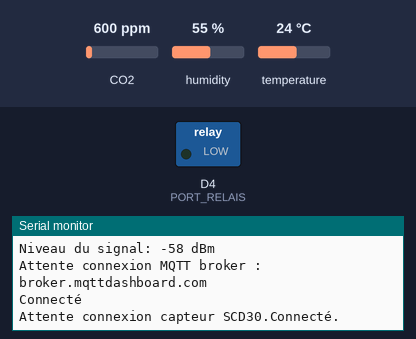
Bench run of a sketch on a simulated Arduino MKR. On the bench: switched loads named in the sketch (green lamp = pin HIGH), the last lines printed to the serial monitor. The test bench sets the inputs (shaded band); at power-on: CO2 600 ppm, humidity 55 %, temperature 24 °C. Network time is answered at once with the bench clock; the local clock reads 2024-03-15 10:24:30 at power-on unless the sketch sets it; no MQTT or app messages arrive unless stated.

Above: at 2.7 s.
2.8 s: CO2 set to 978 ppm
At 10.6 s:
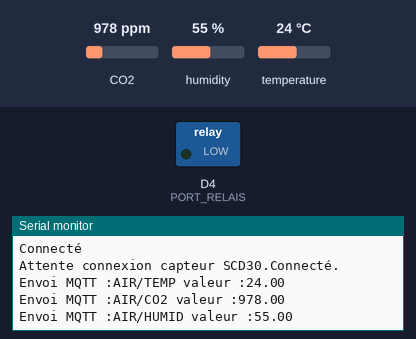
15.4 s: CO2 set to 1030 ppm
28.0 s: CO2 set to 452 ppm
At 41.3 s:
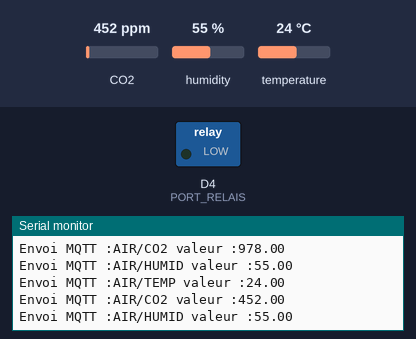

The sketch:

AIR.ino
```cpp
#include "appli.h"

CAppli appli; // Instance de la classe CAppli

void setup() {
    float seuilCO2 = 1000.0; // Définition d'une variable seuilCO2 avec la valeur 1000.0
    appli.Init(seuilCO2); // Appel de la fonction Init de l'objet appli pour initialiser avec le seuilCO2
}

void loop() {
    appli.Run(10000); // Appel de la fonction Run de l'objet appli avec l'argument 10000 pour exécuter la boucle principale
}
```

appli.cpp
```cpp
#include "appli.h"

WiFiUDP ntpUDP;
NTPClient timeClient(ntpUDP, "pool.ntp.org");

void CAppli::Init(float seuilCO2) {
    timeClient.begin(); // Initialisation du client NTP (Network Time Protocol) pour l'horodatage des mesures.
    timeClient.setTimeOffset(
            7200); // Ajustement du décalage horaire par rapport à l'UTC en secondes (ici, 7200 secondes pour UTC+2).
    timeClient.update();

    //Commande Relais
    m_seuilCO2 = seuilCO2;

    //Initialisation Relais
    pinMode(PORT_RELAIS, OUTPUT);

    //Initialisation du port serie
    Serial.begin(115200);
    while (!Serial);

    //Affichage Initialisation de la classe
    Serial.println(VERSION);

    // Connexion au réseau WiFi
    m_wifi.Connexion(RESEAU_WIFI, CLEF_WIFI);

    // Connexion au broker MQTT
    m_clientMqtt.Connexion(BROKER, PORT_MQTT, "id_client");

    //Initialisation du capteur SCD30
    Wire.begin();
    Serial.print("Attente connexion capteur SCD30.");
    while (!m_capteur.begin()) Serial.print(".");
    Serial.println("Connecté.");

     m_last_api_send = millis(); // Enregistrement de l'heure actuelle en millisecondes


}

String printIso8601(time_t t) {
    tmElements_t tm; // Déclaration d'une variable tm de type tmElements_t pour stocker les éléments
    breakTime(t, tm); // Conversion du temps Unix (time_t) en éléments de l'heure (tmElements_t)
    char isoTime[20]; // Déclaration d'un tableau de caractères pour stocker la chaîne de caractères
    sprintf(isoTime,
            "%04d-%02d-%02dT%02d:%02d:%02dZ", // Utilisation de la fonction sprintf pour formater la chaîne de caractères
            tm.Year + 1970, tm.Month, tm.Day,
            tm.Hour, tm.Minute, tm.Second);

    return (String(isoTime)); // Retour de la chaîne de caractères formatée en tant qu'objet String.
}

void CAppli::Run(long intervalle) {
    timeClient.update();  // Mise à jour de l'heure avec le client NTP

    // Vérification du délai écoulé depuis la dernière exécution de Run()
    if (millis() - m_top_run > intervalle)
        m_top_run += intervalle;
    else return;

    // Lecture des mesures de température, CO2 et humidité
    float temperature = m_capteur.getTemperature();
    delay(5);
    float co2 = m_capteur.getCO2();
    delay(5);
    float hygro = m_capteur.getHumidity();
    delay(5);

    // Récupération du temps au format Unix (epoch time) depuis le client NTP
    unsigned long epochTime = timeClient.getEpochTime();

    // Conversion des mesures en chaînes de caractères
    String co2Data = String(co2);
    String tempData = String(temperature);
    String humData = String(hygro);

    // Comparaison de la valeur du CO2 avec le seuil et activation du relais
    digitalWrite(PORT_RELAIS, (co2 >= m_seuilCO2));

    // Publication des mesures sur le broker MQTT
    m_clientMqtt.Publie("AIR/TEMP", String(temperature));
    m_clientMqtt.Publie("AIR/CO2", String(co2));
    m_clientMqtt.Publie("AIR/HUMID", String(hygro));

 // Vérification du délai écoulé depuis le dernier envoi sur l'API
    if (millis() - m_last_api_send > (5 * 60 * 1000)) {  // 5 minutes en millisecondes
        // Envoi des mesures au serveur HTTP
        m_clientHttp.postData(co2Data, "c_o2s", printIso8601(epochTime));
        m_clientHttp.postData(humData, "hygrometries", printIso8601(epochTime));
        m_clientHttp.postData(tempData, "temperatures", printIso8601(epochTime));

        m_last_api_send = millis();  // Met à jour le dernier envoi sur l'API avec l'instant actuel
    }


    // Délai de 30 secondes avant la prochaine exécution de Run()
    delay(30000);
}
```

appli.h
```cpp
#ifndef APPLI_H
#define APPLI_H

/*
#define  VERSION "MKRWIFI_2023.03.07.16h35.V000"
#define VERSION "MKRWIFI_2023.03.08.17h35.wifi_ok.V001"
#define VERSION "MKRWIFI_2023.03.11.17h07.publi_ok.V002"
#define VERSION "MKRWIFI_2023.03.15.17h00.V003"
#define VERSION "MKRWIFI_2023.03.20.09h45.TEST"
#define VERSION "MKRWIFI_2023.03.22.ok"
#define VERSION "MKRWIFI_2023.05.23.15h00.ok.mqtt.http"
#define VERSION "AIR_2023.05.23.15h10.ok.mqtt.http"
#define  VERSION "AIR_2023.05.25.15h45.ok.mqtt.http.relay.ok"
#define VERSION "AIR_2023.05.23.17h30.ok1x.mqtt.ko.http"
*/
#define    VERSION    "AIR_2023.05.30.15h30.testCTemps.ok.http"  // Version actuelle du code


//Librairies configurées pour les classes du projet

//Pour CMqtt :
#include "mqtt.h"

//Pour CHttp :
#include "http.h"

//Pour Temps :

#include <NTPClient.h>
#include <TimeLib.h>

//Pour CWifi :
#include "wifi.h"

//Pour la classe SCD30 Capteur atmosphère ambiante :
//https://github.com/sparkfun/SparkFun_SCD30_Arduino_Library
#include <SparkFun_SCD30_Arduino_Library.h>

//WIFI

#define RESEAU_WIFI "SNIR"  // Nom du réseau WiFi
#define CLEF_WIFI   "bts-snir"  // Clé de sécurité du réseau WiFi


//MQTT
#define BROKER  "broker.mqttdashboard.com"  // Adresse du broker MQTT
#define PORT_MQTT   1883    // Port utilisé pour MQTT

//HTTP

#define SERVER_ADDRESS    "10.0.5.154"  // Adresse du serveur HTTP
#define PATH  "/ HTTP/1.1"  // Chemin de la requête HTTP
#define PORT  80    // Port utilisé pour HTTP

//Relais
#define PORT_RELAIS 4

class CAppli {
private:
    float m_seuilCO2;  // Seuil de CO2
    CWifi m_wifi;  // Objet pour la gestion du WiFi
    CMqtt m_clientMqtt;  // Objet pour la communication MQTT
    CHttp m_clientHttp{SERVER_ADDRESS, PATH, PORT};  // Objet pour la communication HTTP
    SCD30 m_capteur;  // Objet pour le capteur d'atmosphère ambiante SCD30
    unsigned long m_top_run = 0;  // Temps de début de l'exécution
    unsigned long m_last_api_send;  //Variable pour enregistrer le temps du dernier envoi API.
    const unsigned long API_SEND_INTERVAL = 5 * 60 * 1000; // Interval de 5 minutes en millisecondes

public:
    CAppli() {};    // Constructeur par défaut

    ~CAppli() {};   // Destructeur

    void Init(float seuilCO2);  // Initialise l'application avec un seuil de CO2 spécifié

    void Init();    // Initialise l'application

    void Run(long intervalle);  // Exécute l'application avec un intervalle de temps spécifié
};

#endif
```

http.cpp
```cpp
#include "appli.h"

// Constructeur de la classe CHttp
CHttp::CHttp(String adresse, String path, int port) {
    m_port = port;
    m_path = path;
    m_adresse = adresse;
    m_hote = m_adresse.substring(8);  // Extraction du nom de l'hôte de l'adresse et attribution à l'attribut m_hote de l'objet
}

// Méthode pour envoyer des données via une requête POST
void CHttp::postData(String valeur, String type, String temp) {
    // Création d'une chaîne de caractères au format JSON pour les données à envoyer.
    String data = "{";
    data += "\"data\": " + valeur + ",";
    data += "\"date\": " + String("\"" + temp + "\"");
    data += "}";

    // Envoi d'une requête POST à l'API pour les données du capteur (type : CO2, température, etc.).
    if (connected()) stop();
    Serial.println("Connexion HTTP");

    //Connexion par nom de domaine
    bool result = connect(m_adresse.c_str(), m_port);
    // Connexion par IP si la connexion par nom de domaine a échoué
    if (!result) result = connect(m_ip, m_port);
    if (result) {
        Serial.println(m_adresse.c_str());
        Serial.println(type);
        // Envoi de l'en-tête de la requête POST avec les informations nécessaires.
        println("POST /api/" + type + " HTTP/1.1");
        println("Host: " + String(m_adresse.c_str()));
        println("Accept: */*");
        println("Content-Type: application/json");
        println("Content-Length: " + String(data.length()));
        println();
        // Envoi du corps de la requête POST contenant les données au format JSON.
        print(data);
        // Affichage des données envoyées dans le moniteur série.
        Serial.println(data);
    } else Serial.println("Échec connexion HTTP");
}
```

http.h
```cpp
#ifndef HTTP_H
#define HTTP_H

#include <WiFiNINA.h>

// Classe CHttp pour les requêtes HTTP
class CHttp : public WiFiClient {
private:
    String m_path;  // Chemin de l'URL pour la requête
    String m_adresse = "";  // Adresse de l'hôte
    String m_hote = ""; // Nom de l'hôte
    int m_port; // Numéro de port pour la connexion
    IPAddress m_ip; // Adresse IP de l'hôte (si utilisée)
    unsigned long m_top_envoi = 0;  // Temps écoulé depuis le dernier envoi de données

public:
    // Constructeur prenant l'adresse de l'hôte, le chemin de l'URL et le port
    CHttp(String adresse, String path, int port);

    // Méthode pour envoyer des données en utilisant une requête POST
    void postData(String valeur, String type, String temp);
};

#endif
```

mqtt.cpp
```cpp
#include "appli.h"

// Définition du constructeur de la classe CMqtt
CMqtt::CMqtt() : PubSubClient{m_client_wifi} {}

// Méthode pour établir une connexion MQTT
void CMqtt::Connexion(String broker, int port, String id_client) {
    setServer(broker.c_str(), port);

    Serial.print("Attente connexion MQTT broker : ");
    Serial.println(broker);

    // Boucle tant que la connexion n'est pas établie
    while (!connect(id_client.c_str()))//("broker.c_str()", port))
    {
        Serial.print(".");
        delay(5000);
    }

    Serial.println("Connecté");
}

// Méthode pour publier un message MQTT
void CMqtt::Publie(String topic, String valeur) {
    publish(topic.c_str(), valeur.c_str());
    Serial.print("Envoi MQTT :");
    Serial.print(topic);
    Serial.print(" valeur :");
    Serial.println(valeur);
}
```

mqtt.h
```cpp
#ifndef MQTT_H
#define MQTT_H

#include <PubSubClient.h>
#include <WiFiNINA.h>

class CMqtt : public PubSubClient {
private:
    WiFiClient m_client_wifi;   // Client WiFi pour la connexion MQTT

public:
    CMqtt();    // Constructeur de la classe CMqtt

    ~CMqtt() {};    // Destructeur de la classe CMqtt

    void Connexion(String broker, int port, String id_client);   // Méthode pour établir la connexion MQTT

    void Publie(String topic, String valeur);   // Méthode pour publier un message MQTT


    void reconnect();   // Méthode pour reconnecter MQTT en cas de perte de connexion

    void deconnecte();  // Méthode pour déconnecter MQTT

};

#endif
```

wifi.cpp
```cpp
#include "appli.h"

CWifi::CWifi() { ; }    // Constructeur de la classe CWifi.

void CWifi::Connexion(String reseau, String mdpass) {
    Serial.print("Attente connexion wifi au réseau : ");    // Affiche le message d'attente de connexion.
    Serial.println(reseau); // Affiche le nom du réseau auquel se connecter.
    while (begin(reseau.c_str(), mdpass.c_str()) != WL_CONNECTED) { // Boucle tant que la connexion n'est pas établie.
        Serial.print(".");  // Affiche un point pour indiquer l'attente.
        delay(3000);    // Attend 3 secondes avant de réessayer.
    }
    Serial.println("=>Connecté!");  // Affiche un message de confirmation de connexion.

    AfficheStatut();    // Appelle la fonction AfficheStatut pour afficher les informations de connexion.
}

void CWifi::AfficheStatut() {
    String version_wifi = firmwareVersion();     // Récupère la version du firmware wifi.
    if (version_wifi < WIFI_FIRMWARE_LATEST_VERSION) {
        Serial.print("Obsolescence firmware wifi : ");  // Affiche un avertissement sur l'obsolescence du firmware wifi.
        Serial.println(version_wifi);   // Affiche la version actuelle du firmware wifi.
        Serial.print("Dernière version : ");    // Affiche la dernière version du firmware wifi.
        Serial.println(WIFI_FIRMWARE_LATEST_VERSION);
    }
    Serial.print("Réseau: ");   // Affiche le nom du réseau auquel on est connecté.
    Serial.println(SSID()); // Affiche le nom du réseau WiFi actuel.
    Serial.print("Adresse IP: ");   // Affiche l'adresse IP attribuée.
    Serial.println(localIP());  // Affiche l'adresse IP locale attribuée à l'appareil.
    Serial.print("Niveau du signal: "); // Affiche le niveau du signal wifi.
    Serial.print(RSSI());   // Récupère et affiche le niveau du signal RSSI.
    Serial.println(" dBm"); // Unité de mesure du niveau du signal (dBm : décibels milliwatts).

}
```

wifi.h
```cpp
#ifndef WIFI_H
#define WIFI_H

#include <WiFiNINA.h>

class CWifi : public WiFiClass
{
private :

public:
    CWifi();  // Constructeur de la classe CWifi

    void Connexion(String reseau, String mdpass); // Méthode pour se connecter à un réseau WiFi en utilisant un nom de réseau (reseau) et un mot de passe (mdpass)

    void AfficheStatut(); // Méthode pour afficher le statut de la connexion WiFi
};

#endif
```

Measured:
- after the input at 2.8 s, the serial monitor: prints a new line after 7.2 s (image 1)
- after the input at 28.0 s, the serial monitor: prints a new line after 12.0 s (image 2)
